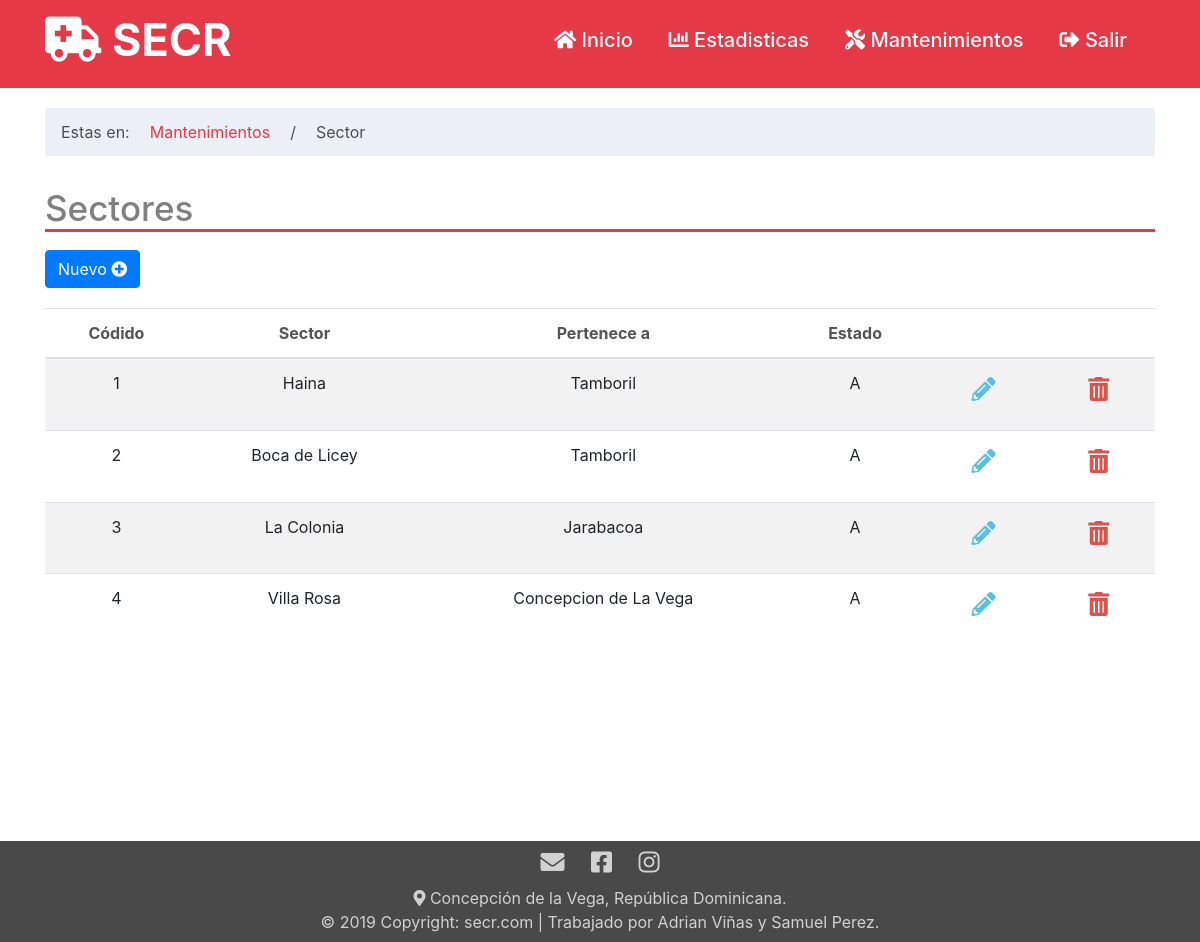
The page /sector_mant.php on the database its author committed.
### tables this page shows
CREATE TABLE `sector` (
  `id_sector` int(11) NOT NULL,
  `nombre` varchar(50) NOT NULL,
  `id_municipio` int(11) NOT NULL,
  `estado` char(1) NOT NULL
);

CREATE TABLE `municipio` (
  `id_municipio` int(11) NOT NULL,
  `nombre` varchar(50) NOT NULL,
  `id_provincia` int(11) NOT NULL,
  `estado` char(1) NOT NULL
);

### php/select.php (called while the page is built, shortened)
<?php
function consultar_join_sectores(){
    include('conexion.php');
    $sql="SELECT sector.id_sector, sector.nombre AS nombre_sector, municipio.nombre AS nombre_municipio
    , sector.estado FROM sector INNER JOIN municipio
    ON sector.id_municipio = municipio.id_municipio";
    return $result=$mysqli->query($sql);
}
?>

### sector_mant.php (the view, shortened to what this page needs)
<?php
    include './php/cabe.php';
?>
<div class="container">
    <div class="row">
        <div class="col-lg-12">
        <ol class = "breadcrumb" style="margin-top: 20px; background: rgba(230, 235, 243, 0.74);">
            <li style="color: rgb(78, 78, 78);">Estas en:</li>
            <li class="active" style="color: rgb(78, 78, 78);"><a href="mantenimientos.php" style="color: rgb(230, 57, 71);">Mantenimientos</a></li>
            <li class="active" style="color: rgb(78, 78, 78);">/</li>
            <li class="active" style="color: rgb(78, 78, 78);">Sector</li>
        </ol>
        </div>
    </div>
    <div class="row">
        <div class="col-lg-12">
            <h2 id="Titulo">Sectores</h2>
        </div>
    </div>
    <div class="row">
        <div class="col-lg-5">
            <a href="sector_crear.php" class="btn btn-primary btn-md" style="margin-bottom: 20px; margin-top: 10px;">Nuevo <i class="fas fa-plus-circle"></i></a>
        </div>
    </div>
    <div class="row">
        <div class="col-lg-12 col-sm-12">
        <table class="table table-striped" style="text-align: center;" id="example">
                <thead>
                    <tr style="color: rgb(85, 84, 84);">
                        <th>Códido</th>
                        <th>Sector</th>
                        <th>Pertenece a</th>
                        <th>Estado</th>
                        <th></th>
                        <th></th>
                    </tr>
                </thead>
                <tbody>
                    <?php
                        $query=consultar_join_sectores();
                        while ( $row= $query->fetch_assoc()){
                            echo"
                            <tr>
                                <td>".$row['id_sector']."</td>
                                <td>".$row['nombre_sector']."</td>
                                <td>".$row['nombre_municipio']."</td>
                                <td>".$row['estado']."</td>
                                <td>
                                    <a href='sector_modi.php?id=".$row['id_sector']."' class='btn btn-sm' style='color: #5bc0de;' ><h4><i class='fas fa-pencil-alt'></i></h4> </a>
                                </td>
                                <td>
                                    <a href='php/procedimientos_sector.php?accion=DLT&id=".$row['id_sector']."' class='btn btn-sm' style='color: #d9534f;'><h4><i class='fas fa-trash-alt'></i></h4> </a>
                                </td>
                            </tr>
                        ";
                        }
                    ?>
                </tbody>
     </table>
        </div>
    </div>
</div>
<?php
    include 'php/pie.php';
?>

### css/Estilos_titulo.css (style rules this page uses)
#Titulo { border-bottom: 3px solid rgb(230, 57, 71); color: grey; margin-top: 15px; font-size: 35px; }
body { background: rgb(250, 248, 248); }

### css/Estilos_Pais.css (style rules this page uses)
html, body, #cont { width: 100%; height: 90%; margin: 0; padding: 0; }

### css/EstilosCab1.css (style rules this page uses)
li { margin-right: 20px; }

### rows shown on the page
sector: id_sector "1", nombre "Haina", id_municipio.nombre "Tamboril", estado "A"
sector: id_sector "2", nombre "Boca de Licey", id_municipio.nombre "Tamboril", estado "A"
sector: id_sector "3", nombre "La Colonia", id_municipio.nombre "Jarabacoa", estado "A"
sector: id_sector "4", nombre "Villa Rosa", id_municipio.nombre "Concepcion de La Vega", estado "A"
